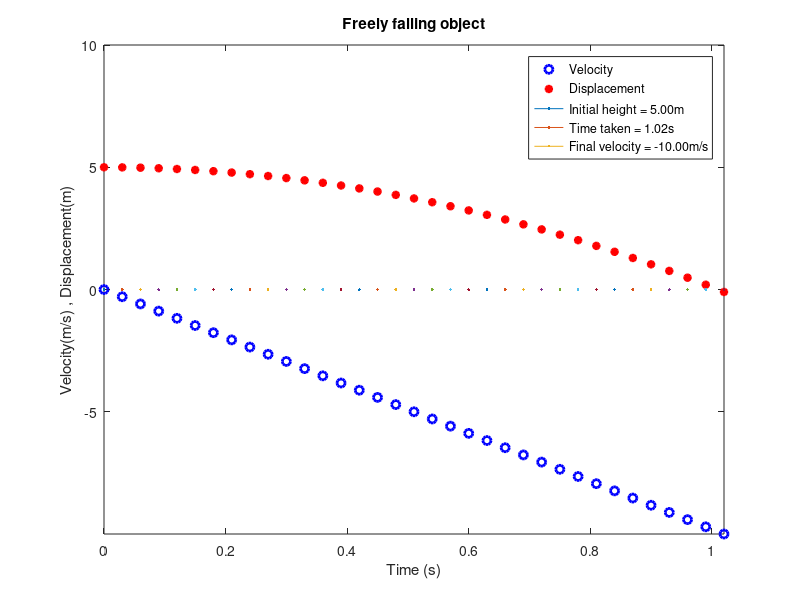

Here is the MATLAB script that generated this plot:
clc; clear all;

%Freely falling object under the influence of acceleration due to gravity

% inputs
height = input('Input height from where object is thrown in m: ');

%system data
t = 0:0.03:20; %time of simulation
u = 0; %initial velocity
g = -9.8; %gravitational force

%Calculations
vel = u + g*t; %velocity v=u+at
y = height + (u*t + 0.5*g*t.^2); %vertical displacement S=ut+0.5at^2

%----------Plotting the graph-------------------------

%to avoid ball going below horizontal reference
ground_cross = find(y<=0);
ground = ground_cross(1);


figure(1)
set(gcf,'Name','Velocity and Displacement','Color','w')
plot(t(1:ground),vel(1:ground),'bo','LineWidth',2)
hold on;
plot(t(1:ground),y(1:ground),'r*','LineWidth',2)
hold on;

xlabel('Time (s)')
ylabel('Velocity(m/s) , Displacement(m)')
axis([0 t(ground) vel(ground) height+5]) %to see the entire animation in still axis
title('Freely falling object')

plot(t(1:ground),0)
hold on;
plot(t(1:ground),0)
hold on;
plot(t(1:ground),0)
hold on;
txt1 = sprintf('Initial height = %.2fm',height);
txt2 = sprintf('Time taken = %.2fs',t(ground));
txt3 = sprintf('Final velocity = %.2fm/s',vel(ground));
legend('Velocity','Displacement',txt1,txt2,txt3);



